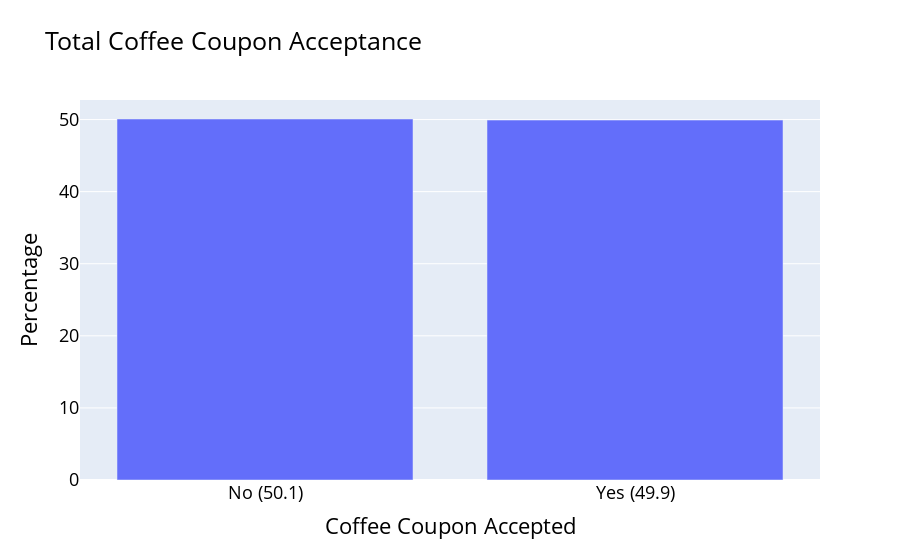

Source (notebook cell):
### Code cell
coffee_barchart = px.bar((coffee_df["Accepted"].value_counts(normalize=True)*100), title='Total Coffee Coupon Acceptance')
coffee_barchart.update_layout(xaxis_title='Coffee Coupon Accepted', yaxis_title='Percentage', showlegend=False,
                  xaxis = dict(
                    tickmode = 'array',
                    tickvals = [0, 1],
                    ticktext = ['No (' + coffee_no_avg + ')', 'Yes (' + coffee_yes_avg + ')']
                    ),
                   font=dict(size=18, color="black"))

### Figure 1 — Plotly figure (JSON) as saved in the notebook; plotly's stock layout.template omitted (floating-point values rounded to 4 significant figures)
{"data": [{"alignmentgroup": "True", "hovertemplate": "variable=Accepted<br>index=%{x}<br>value=%{y}<extra></extra>", "legendgroup": "Accepted", "marker": {"color": "#636efa", "pattern": {"shape": ""}}, "name": "Accepted", "offsetgroup": "Accepted", "orientation": "v", "showlegend": true, "textposition": "auto", "type": "bar", "x": [0, 1], "xaxis": "x", "y": [50.08, 49.92], "yaxis": "y"}], "layout": {"barmode": "relative", "font": {"color": "black", "size": 18}, "legend": {"title": {"text": "variable"}, "tracegroupgap": 0}, "showlegend": false, "title": {"text": "Total Coffee Coupon Acceptance"}, "xaxis": {"anchor": "y", "domain": [0, 1], "tickmode": "array", "ticktext": ["No (50.1)", "Yes (49.9)"], "tickvals": [0, 1], "title": {"text": "Coffee Coupon Accepted"}}, "yaxis": {"anchor": "x", "domain": [0, 1], "title": {"text": "Percentage"}}}}
